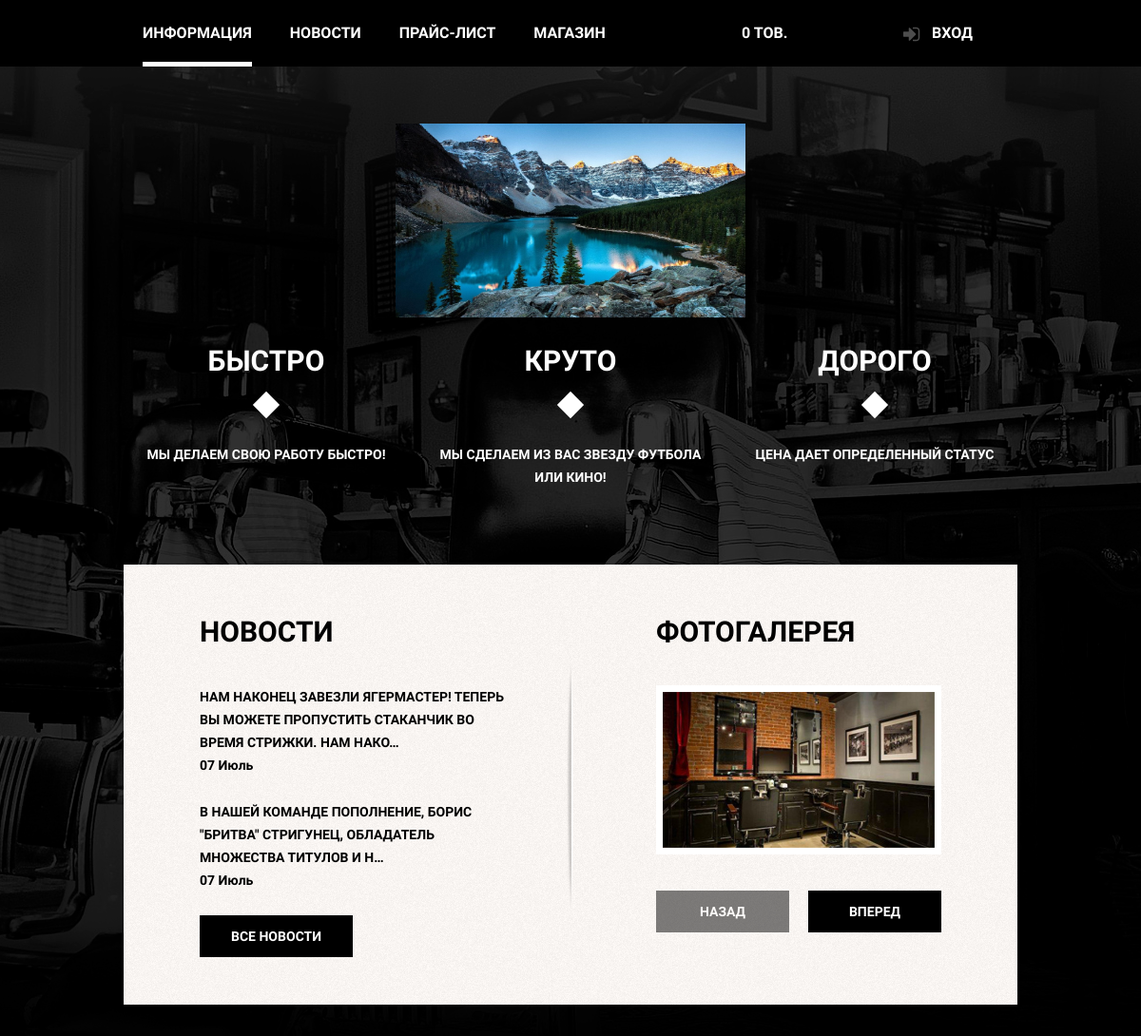
/ (upper part), run on an earlier commit of the app's database.
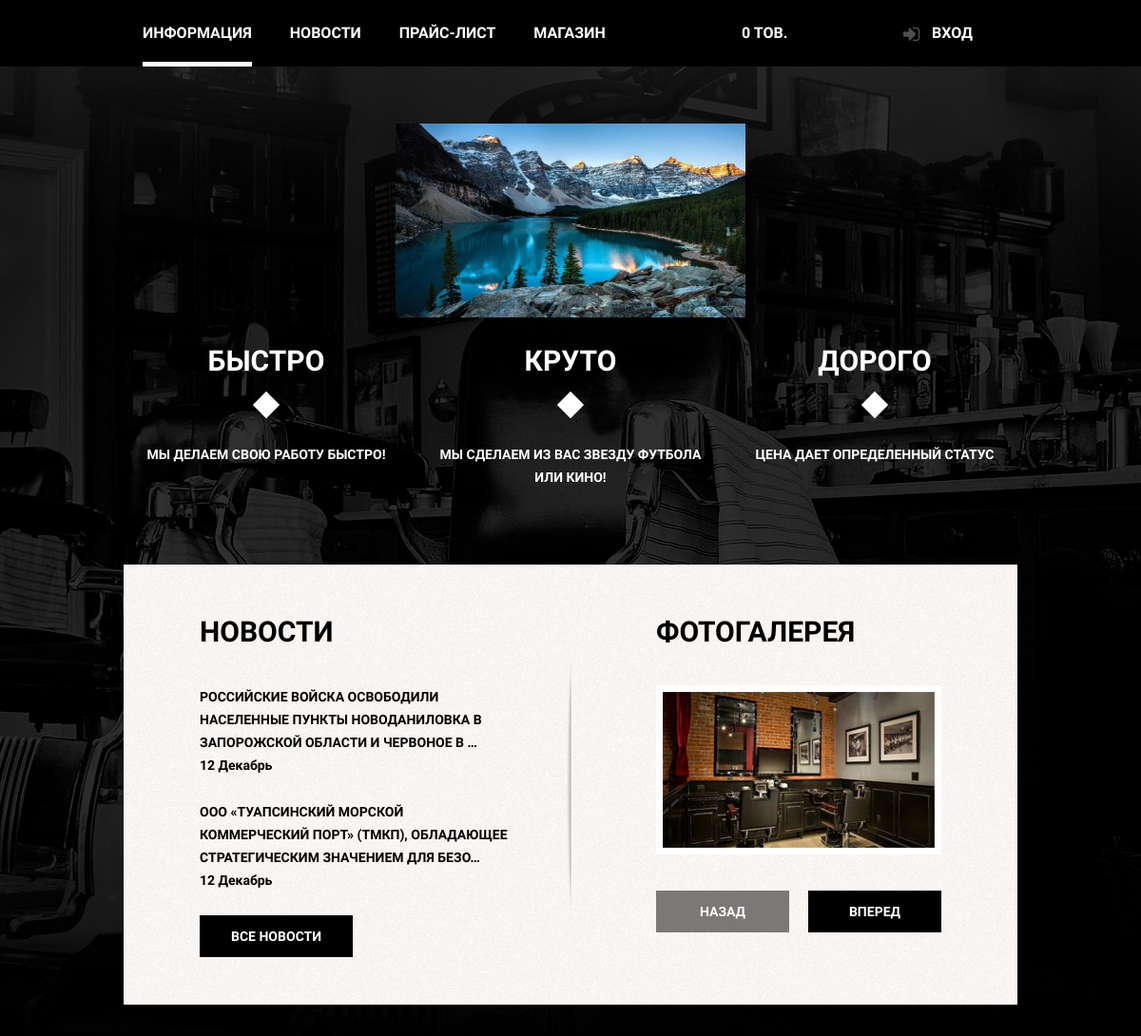
And on a later commit of the database.
### barber_baseapp/models.py (models this page shows, shortened)
class News(models.Model):
    title = models.CharField(max_length=250, db_index=True)
    slug = models.SlugField(max_length=250, blank=True, unique=True)
    body = RichTextUploadingField(blank=True, null=True)
    date = models.DateField()
    class Meta:
        ordering = ['-date']

### barber_baseapp/views.py (the view)
# urls.py: path('', MainPage.as_view(), name='main_page'),
class MainPage(View):
	def get(self, request):
		last_news = News.objects.all()[:2]
		recordform = RecordForm()
		context = {'last_news': last_news, 'recordform': recordform}
		return render(request, 'barber_baseapp/index.html', context)

### barber_account/context_processors.py (called while the page is built)
def loginform(request):
    return {'form': LoginForm}

### barber_cart/cart.py (called while the page is built)
    def __len__(self):
        return sum(item['quantity'] for item in self.cart.values())

### barber_cart/context_processors.py (called while the page is built)
def cart(request):
	return {'cart': Cart(request)}

### barber_baseapp/templates/barber_baseapp/index.html (shortened to what this page needs)
{% extends 'base.html' %}
{% load static %}
{% block content %}
    <div class="index-logo">
        <img src="{% static 'images/index-logo.png' %}" width="368" height="204" alt="Барбершоп Бородинский">
    </div>
    <section class="features clearfix">
        <div class="feature-item">
            <b class="feature-name">Быстро</b>
            <p>Мы делаем свою работу быстро!</p>
        </div>
        <div class="feature-item">
            <b class="feature-name">Круто</b>
            <p>Мы сделаем из вас звезду
                футбола или кино!</p>
        </div>
        <div class="feature-item">
            <b class="feature-name">Дорого</b>
            <p>Цена дает определенный статус</p>
        </div>
    </section>
    <div class="index-content clearfix">
        <div class="index-content-left">
            <h2 class="index-content-title">Новости</h2>
            <ul class="news-preview">
				{% for news in last_news %}
                <li>
                    <p>{{ news.body|truncatechars:100|safe }}</p>
                    <time datetime=" {{news.date}} "> {{ news.date|date:"m F" }}</time>
                </li>
				{% endfor %}
            </ul>
            <a class="btn" href="{% url 'news_page' %}">Все новости</a>
        </div>
        <div class="index-content-right">
            <h2 class="index-content-title">Фотогалерея</h2>
            <div class="gallery">
                <figure class="gallery-content">
                    <img src="{% static 'images/photo-gallery1.jpg' %}" width="286"
                    height="164" alt="">
                </figure>
                <button class="btn btn-gallery-prev" disabled>Назад</button>
                <button class="btn btn-gallery-next">Вперед</button>
            </div>
        </div>
    </div>
{% endblock %}

What changed in the data, as far as the page shows it:
no longer on this page (row unchanged): News: body "В НАШЕЙ КОМАНДЕ ПОПОЛНЕНИЕ, БОРИС \"БРИТВА\" СТРИГУНЕЦ, ОБЛАДАТЕЛЬ МНОЖЕСТВА ТИТУЛОВ И Н…", date "07 Июль"
now on this page (row edited): News: body "РОССИЙСКИЕ ВОЙСКА ОСВОБОДИЛИ НАСЕЛЕННЫЕ ПУНКТЫ НОВОДАНИЛОВКА В ЗАПОРОЖСКОЙ ОБЛАСТИ И ЧЕРВОНОЕ В …", date "12 Декабрь"
changed News: body "НАМ НАКОНЕЦ ЗАВЕЗЛИ ЯГЕРМАСТЕР! ТЕПЕРЬ ВЫ МОЖЕТЕ ПРОПУСТИТЬ СТАКАНЧИК ВО ВРЕМЯ СТРИЖКИ. НАМ НАКО…" → "ООО «ТУАПСИНСКИЙ МОРСКОЙ КОММЕРЧЕСКИЙ ПОРТ» (ТМКП), ОБЛАДАЮЩЕЕ СТРАТЕГИЧЕСКИМ ЗНАЧЕНИЕМ ДЛЯ БЕЗО…"; date "07 Июль" → "12 Декабрь"
